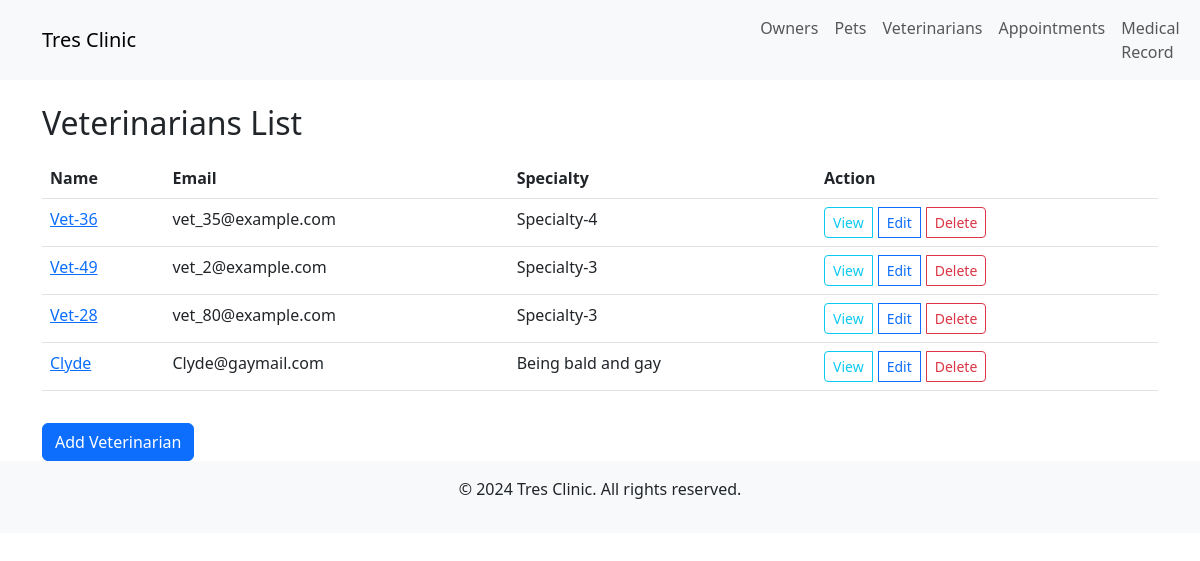
The page /veterinarians/ on the database its author committed.
### app/models.py (models this page shows, shortened)
class BaseModel(models.Model):
    created_at = models.DateTimeField(auto_now_add=True)
    updated_at = models.DateTimeField(auto_now=True)
    class Meta:
        abstract = True

class Veterinarian(BaseModel):
    name = models.CharField(max_length=255)
    email = models.EmailField(unique=True)
    specialty = models.CharField(max_length=100)
    appointments = models.ManyToManyField(Appointment, related_name='veterinarians')

### app/views.py (the view)
# urls.py: path('veterinarians/', VeterinarianListView.as_view(), name='veterinarian-list'),
class VeterinarianListView(ListView):
    model = Veterinarian
    template_name = 'veterinarian_list.html'
    context_object_name = 'veterinarians'

### app/templates/veterinarian_list.html
{% extends 'base.html' %}
{% block content %}
<h2 class="mt-4 mb-3">Veterinarians List</h2>
<table class="table">
    <thead>
        <tr>
            <th>Name</th>
            <th>Email</th>
            <th>Specialty</th>
            <th>Action</th>
        </tr>
    </thead>
    <tbody>
        {% for veterinarian in veterinarians %}
        <tr>
            <td>
                <a href="{% url 'veterinarian-detail' veterinarian.id %}">{{ veterinarian.name }}</a>
            </td>
            <td>{{ veterinarian.email }}</td>
            <td>{{ veterinarian.specialty }}</td>
            <td>
                <div class="btn-group" style="gap: 6px;">
                    <a href="{% url 'veterinarian-detail' veterinarian.id %}"
                        class="btn btn-outline-info btn-sm">View</a>
                    <a href="{% url 'veterinarian-edit' veterinarian.id %}"
                        class="btn btn-outline-primary btn-sm">Edit</a>
                    <a href="{% url 'veterinarian-delete' veterinarian.id %}"
                        class="btn btn-outline-danger btn-sm">Delete</a>
                </div>
            </td>
        </tr>
        {% endfor %}
    </tbody>
</table>
<a class="btn btn-primary mt-3" href="{% url 'veterinarian-create' %}">Add Veterinarian</a>
{% endblock %}

### rows shown on the page
Veterinarian: name "Vet-36", email "vet_35@example.com", specialty "Specialty-4"
Veterinarian: name "Vet-49", email "vet_2@example.com", specialty "Specialty-3"
Veterinarian: name "Vet-28", email "vet_80@example.com", specialty "Specialty-3"
Veterinarian: name "Clyde", email "Clyde@gaymail.com", specialty "Being bald and gay"
